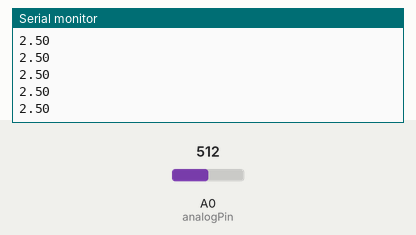
Recording of a sketch running on a simulated Arduino Uno, built with avr-gcc and run on an emulated ATmega328P. Parts: the last lines printed to the serial monitor. The inputs (shaded band) are chosen by the test bench; at power-on: A0 (analogPin) = 512.

Above: at 1.2 s.
1.3 s: A0 (analogPin) set to 716
At 1.31 s:
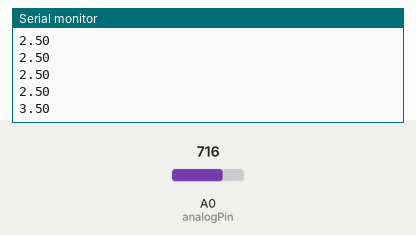
2.8 s: A0 (analogPin) set to 900
At 2.82 s:
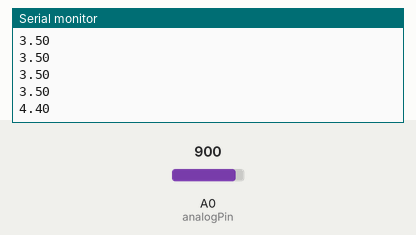
Timing chart, 0 to 5.8 s (numbered marks = the images above; inputs shaded):
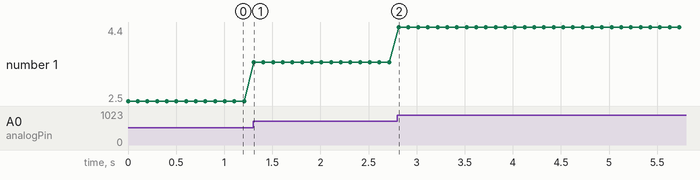

Measured:
- after the input at 1.3 s, the serial monitor: prints a new line at once (image 1)
- after the input at 2.8 s, the serial monitor: prints a new line at once (image 2)
- plotted number 1: 2.5 → 3.5 after the input at 1.3 s, 3.5 → 4.4 after the input at 2.8 s

The sketch:

101-potentiometer.ino
```cpp
const int analogPin = A0;
int analogValue = 0;

void setup() {
  Serial.begin(9600);
}

void loop() {
  analogValue = analogRead(analogPin);
  Serial.println(analogValue * 5. / 1023);
  delay(100);
}
```
